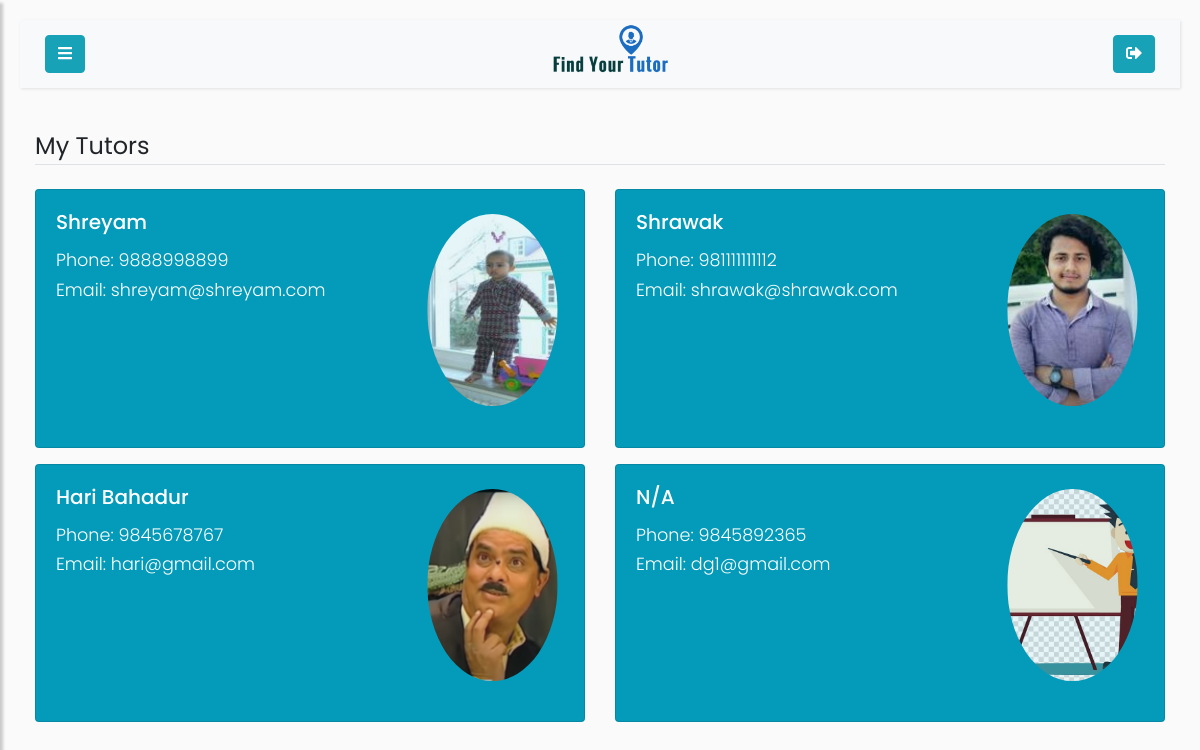
The page /student/my-tutors (signed in) on the database its author committed.
### app/models.py (models this page shows, shortened)
class User(UserMixin, db.Model):
    id = db.Column(db.Integer, primary_key=True)
    username = db.Column(db.String(64), index=True, unique=True)
    email = db.Column(db.String(64), index=True, unique=True)
    hash_password = db.Column(db.String(120))
    role = db.Column(db.String(7), index=True)
    student = db.relationship('Student', backref='base', uselist=False, cascade="all, delete")
    tutor = db.relationship('Tutor', backref='base', uselist=False, cascade="all, delete")
    location = db.relationship('Location', backref='User', uselist=False, cascade="all, delete")
    mycourse = db.relationship('Mycourse', backref='User', cascade="all, delete")
    followed = db.relationship(
        'User',secondary=followers,
        primaryjoin=(followers.c.follower_id==id),
        secondaryjoin=(followers.c.followed_id==id),
        backref=db.backref('followers', lazy='dynamic'), lazy='dynamic'
    )

class Tutor(db.Model):
    phone = db.Column(db.String(10))
    user_id = db.Column(db.Integer, db.ForeignKey('user.id'), primary_key = True,)
    full_name = db.Column(db.String(64))
    state = db.Column(db.String(64))
    district = db.Column(db.String(64))
    municipality = db.Column(db.String(64))
    ward_no = db.Column(db.Integer)
    date_of_birth = db.Column(db.String(64))
    profile_pic = db.Column(db.String(255))
    description = db.Column(db.String(250))
    account_verification_status = db.Column(db.Boolean, default=False)
    experience = db.relationship('Experience', backref='Tutor', uselist=True ,cascade="all, delete")
    qualification = db.relationship('Qualification', backref='Tutor', uselist=True ,cascade="all, delete")
    achievement = db.relationship('Achievement', backref='Tutor', uselist=True ,cascade="all, delete")

### app/routes.py (the view)
@app.route('/student/my-tutors', methods=['POST', 'GET'])
@login_required
def student_followed_tutors():
    user = User.query.filter_by(username=current_user.username).first()
    followed_tutors=user.followed.all()
    if user.username == current_user.username and not is_tutor(user):
        student = Student.query.filter_by(user_id=user.id).first()
        return render_template('my-tutors.html', profilepic= fetch_profile_pic(student), user=user, followed_tutors=followed_tutors)
    elif user.username == current_user.username and is_tutor(user):
        return redirect(url_for('tutor_followers'))

### app/models.py (called while the page is built)
@login_manager.user_loader
def load_user(id):
    return User.query.get(int(id))

### app/routes.py (called while the page is built)
def is_tutor(user):
    if user.role == 'tutor':
        return True
    elif user.role == 'student':
        return False
    elif user.role == 'admin':
        return False

def fetch_profile_pic(user_obj):
    try:
        pic_name_from_db = getattr(user_obj, 'profile_pic')
        picture_path = os.path.join(app.root_path, 'static/profile_pics')
        if pic_name_from_db in os.listdir(picture_path):
            profile_pic = url_for('static',filename='profile_pics/' + pic_name_from_db)
            return profile_pic
        return fetch_default_profile_pic(user_obj)
    except:
        return fetch_default_profile_pic(user_obj)

### app/templates/my-tutors.html (shortened to what this page needs)
{% extends 'student.html' %}
{% block content %}
    <div class="container-fluid">
        <legend class="border-bottom mb-4">My Tutors</legend>
        <div class="row equal">
            {% for followed_tutor in followed_tutors %}
                <div class="col-md-6 mb-3 ">
                    <div class="card h-100" >
                        <div class="row flex-column-reverse flex-sm-row">
                            <div class="col-md-8" ">
                                <div class="card-body">
                                    <h5 class="card-title" >
                                        <a href="{{ url_for('profile', username=followed_tutor.username) }}">
                                            {{ followed_tutor.tutor.full_name or 'N/A'}}
                                        </a>
                                    </h5>
                                    <p class="card-text">
                                        Phone: {{ followed_tutor.tutor.phone or 'n/a'}}
                                        <br>
                                        Email:
                                        {{ followed_tutor.email or 'n/a'}}
                                    </p>
                                </div>
                            </div>
                            <div class="col-md-4 img-responsive mx-auto d-block"  >
                                {% if followed_tutor.tutor.profile_pic %}
                                <a href="{{ url_for('profile', username=followed_tutor.username)}}" data-toggle="tooltip" title="Click here!">
                                      <img src="{{url_for('static',filename='profile_pics/'+followed_tutor.tutor.profile_pic)}}" class="img-responsive rounded-circle img-fluid mx-auto d-block" id="tutor_profile_pic" >
                                </a>
                                {% else %}
                                <a href="{{ url_for('profile', username=followed_tutor.username)}}" data-toggle="tooltip" title="Click here!">
                                    <img src="{{url_for('static',filename='profile_pics/tutor.jpg')}}" class="img-responsive rounded-circle img-fluid mx-auto d-block" id="tutor_profile_pic" >
                                </a>
                                {% endif %}
                            </div>
                        </div>
                    </div>
                </div>
            {% endfor %}
        </div>
    </div>
{% endblock %}

### rows shown on the page
User: tutor "Shreyam", tutor "9888998899", email "shreyam@shreyam.com", profile_pic (picture)
User: tutor "Shrawak", tutor "981111111112", email "shrawak@shrawak.com", profile_pic (picture)
User: tutor "Hari Bahadur", tutor "9845678767", email "hari@gmail.com", profile_pic (picture)
User: tutor "N/A", tutor "9845892365", email "dg1@gmail.com"
